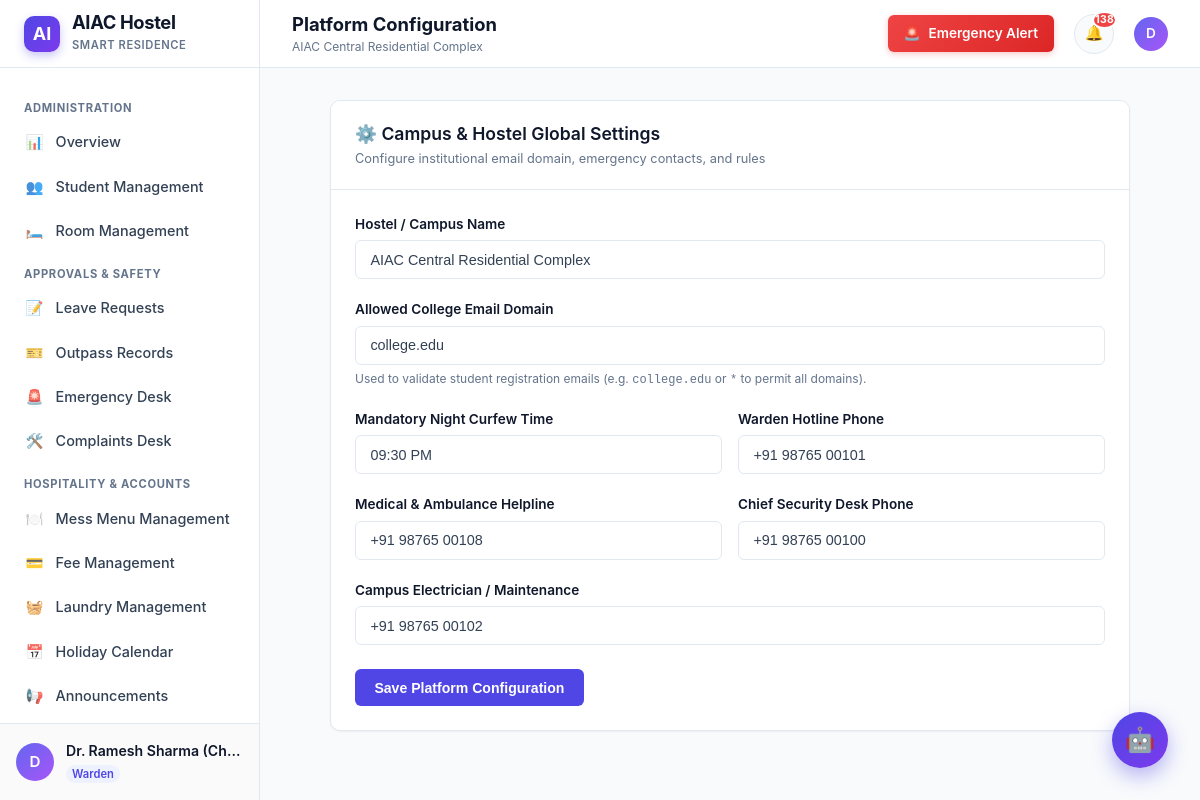
/warden/settings (signed in), run on the app's committed database.
### tables this page shows
CREATE TABLE users (
        id INTEGER PRIMARY KEY AUTOINCREMENT,
        name TEXT NOT NULL,
        email TEXT NOT NULL UNIQUE,
        password_hash TEXT NOT NULL,
        role TEXT NOT NULL DEFAULT 'student',
        hostel_block TEXT,
        academic_year TEXT,
        room_id INTEGER,
        phone TEXT,
        status TEXT DEFAULT 'active',
        created_at TIMESTAMP DEFAULT CURRENT_TIMESTAMP,
        updated_at TIMESTAMP DEFAULT CURRENT_TIMESTAMP, student_id TEXT, department TEXT, guardian_name TEXT, guardian_phone TEXT, room_number TEXT, room_type TEXT,
        FOREIGN KEY (room_id) REFERENCES rooms(id) ON DELETE SET NULL
    );

CREATE TABLE system_settings (
        key TEXT PRIMARY KEY,
        value TEXT NOT NULL,
        description TEXT
    );

### app.py (the view, shortened to what this page needs)
@app.route('/warden/settings', methods=['GET', 'POST'])
@login_required
@warden_required
def warden_settings():
    settings_dict = {
        'college_email_domain': database.get_setting('college_email_domain', 'college.edu'),
        'hostel_name': database.get_setting('hostel_name', 'AIAC Central Residential Complex'),
        'emergency_medical': database.get_setting('emergency_phone_medical', '+91 98765 00108'),
        'emergency_security': database.get_setting('emergency_phone_security', '+91 98765 00100'),
        'emergency_warden': database.get_setting('emergency_phone_warden', '+91 98765 00101'),
        'emergency_electrician': database.get_setting('emergency_phone_electrician', '+91 98765 00102'),
        'curfew_time': database.get_setting('curfew_time', '09:30 PM')
    }
    return render_template('settings.html', settings=settings_dict, is_warden=True)

### app.py (called while the page is built)
def get_current_user():
    user_id = session.get('user_id')
    if not user_id:
        return None
    conn = database.get_db()
    user = conn.execute('SELECT * FROM users WHERE id = ?', (user_id,)).fetchone()
    conn.close()
    return user

def login_required(f):
    @wraps(f)
    def decorated_function(*args, **kwargs):
        if 'user_id' not in session:
            flash('Please log in to access this page.', 'warning')
            return redirect(url_for('login', next=request.path))
        return f(*args, **kwargs)
    return decorated_function

def warden_required(f):
    @wraps(f)
    def decorated_function(*args, **kwargs):
        if 'user_id' not in session:
            flash('Warden login required to access this portal.', 'warning')
            return redirect(url_for('login'))
        if session.get('role') not in ('warden', 'admin'):
            flash('Unauthorized access. Only authorized wardens may access this page.', 'danger')
            return redirect(url_for('student_dashboard'))
        return f(*args, **kwargs)
    return decorated_function

### database.py (called while the page is built)
def get_db(db_path=None):
    target_path = db_path or DATABASE_PATH
    conn = sqlite3.connect(target_path, timeout=30.0)
    conn.row_factory = sqlite3.Row
    conn.execute('PRAGMA foreign_keys = ON;')
    return conn

def get_setting(key, default=None):
    conn = get_db()
    row = conn.execute('SELECT value FROM system_settings WHERE key = ?', (key,)).fetchone()
    conn.close()
    if row:
        return row['value']
    return default

### templates/settings.html (shortened to what this page needs)
{% extends "base.html" %}
{% block page_title %}{{ 'Platform Configuration' if is_warden else 'Account Settings' }}{% endblock %}
{% block content %}
{% if is_warden %}
  <div style="max-width: 800px; margin: 0 auto;">
    <div class="content-card">
      <div class="card-header-bar">
        <div>
          <h3>⚙️ Campus & Hostel Global Settings</h3>
          <p>Configure institutional email domain, emergency contacts, and rules</p>
        </div>
      </div>
      <div class="card-body">
        <form action="{{ url_for('warden_settings') }}" method="POST">
          <div class="form-group">
            <label class="form-label" for="hostel_name">Hostel / Campus Name</label>
            <input type="text" id="hostel_name" name="hostel_name" class="form-control"
                   value="{{ settings.hostel_name }}" required>
          </div>
          <div class="form-group">
            <label class="form-label" for="college_email_domain">Allowed College Email Domain</label>
            <input type="text" id="college_email_domain" name="college_email_domain" class="form-control"
                   value="{{ settings.college_email_domain }}" required>
            <div class="form-hint">
              Used to validate student registration emails (e.g. <code>college.edu</code> or <code>*</code> to permit all domains).
            </div>
          </div>
          <div class="form-row">
            <div class="form-group">
              <label class="form-label" for="curfew_time">Mandatory Night Curfew Time</label>
              <input type="text" id="curfew_time" name="curfew_time" class="form-control"
                     value="{{ settings.curfew_time }}" placeholder="09:30 PM" required>
            </div>
            <div class="form-group">
              <label class="form-label" for="emergency_warden">Warden Hotline Phone</label>
              <input type="text" id="emergency_warden" name="emergency_warden" class="form-control"
                     value="{{ settings.emergency_warden }}" required>
            </div>
          </div>
          <div class="form-row">
            <div class="form-group">
              <label class="form-label" for="emergency_medical">Medical & Ambulance Helpline</label>
              <input type="text" id="emergency_medical" name="emergency_medical" class="form-control"
                     value="{{ settings.emergency_medical }}" required>
            </div>
            <div class="form-group">
              <label class="form-label" for="emergency_security">Chief Security Desk Phone</label>
              <input type="text" id="emergency_security" name="emergency_security" class="form-control"
                     value="{{ settings.emergency_security }}" required>
            </div>
          </div>
          <div class="form-group">
            <label class="form-label" for="emergency_electrician">Campus Electrician / Maintenance</label>
            <input type="text" id="emergency_electrician" name="emergency_electrician" class="form-control"
                   value="{{ settings.emergency_electrician }}" required>
          </div>
          <div style="margin-top: 1.5rem;">
            <button type="submit" class="btn btn-primary">
              Save Platform Configuration
            </button>
          </div>
        </form>
      </div>
    </div>
  </div>
{% endif %}
{% endblock %}

### templates/base.html (shortened to what this page needs)
<!DOCTYPE html>
<html lang="en">
<head>
  <link rel="stylesheet" href="{{ url_for('static', filename='css/style.css') }}">
</head>
<body>
<div class="app-wrapper">
  <aside class="sidebar" id="sidebar">
    <div class="sidebar-header">
      <div class="brand-logo">AI</div>
      <div class="brand-text">
        <h1>AIAC Hostel</h1>
        <span>Smart Residence</span>
      </div>
    </div>
    <nav class="sidebar-nav">
      {% if current_user and current_user.role == 'warden' %}
        <div class="nav-group-label">Administration</div>
        <a href="{{ url_for('warden_dashboard') }}" class="nav-item {% if request.path == '/warden/dashboard' %}active{% endif %}">
          <span class="icon">📊</span> Overview
        </a>
        <a href="{{ url_for('warden_students') }}" class="nav-item {% if '/warden/students' in request.path %}active{% endif %}">
          <span class="icon">👥</span> Student Management
        </a>
        <a href="{{ url_for('warden_rooms') }}" class="nav-item {% if '/warden/rooms' in request.path %}active{% endif %}">
          <span class="icon">🛏️</span> Room Management
        </a>
        <div class="nav-group-label">Approvals & Safety</div>
        <a href="{{ url_for('warden_leave_requests') }}" class="nav-item {% if '/warden/leave-requests' in request.path %}active{% endif %}">
          <span class="icon">📝</span> Leave Requests
        </a>
        <a href="{{ url_for('warden_outpasses') }}" class="nav-item {% if '/warden/outpasses' in request.path %}active{% endif %}">
          <span class="icon">🎫</span> Outpass Records
        </a>
        <a href="{{ url_for('warden_emergencies') }}" class="nav-item {% if '/warden/emergencies' in request.path %}active{% endif %}">
          <span class="icon">🚨</span> Emergency Desk
        </a>
        <a href="{{ url_for('warden_complaints') }}" class="nav-item {% if '/warden/complaints' in request.path %}active{% endif %}">
          <span class="icon">🛠️</span> Complaints Desk
        </a>
        <div class="nav-group-label">Hospitality & Accounts</div>
        <a href="{{ url_for('warden_mess_menu') }}" class="nav-item {% if '/warden/mess-menu' in request.path %}active{% endif %}">
          <span class="icon">🍽️</span> Mess Menu Management
        </a>
        <a href="{{ url_for('warden_fees') }}" class="nav-item {% if '/warden/fees' in request.path %}active{% endif %}">
          <span class="icon">💳</span> Fee Management
        </a>
        <a href="{{ url_for('warden_laundry') }}" class="nav-item {% if '/warden/laundry' in request.path %}active{% endif %}">
          <span class="icon">🧺</span> Laundry Management
        </a>
        <a href="{{ url_for('holiday_calendar') }}" class="nav-item {% if request.path == '/holiday-calendar' %}active{% endif %}">
          <span class="icon">📅</span> Holiday Calendar
        </a>
        <a href="{{ url_for('warden_announcements') }}" class="nav-item {% if '/warden/announcements' in request.path %}active{% endif %}">
          <span class="icon">📢</span> Announcements
        </a>
        <a href="{{ url_for('warden_reports') }}" class="nav-item {% if '/warden/reports' in request.path %}active{% endif %}">
        </a>
      {% endif %}
    </nav>
    {% if current_user %}
    <div class="sidebar-footer">
      <div class="user-quick-profile">
        <div class="avatar-circle">
          {{ current_user.name[0] | upper }}
        </div>
        <div class="user-info-text">
          <div class="name">{{ current_user.name }}</div>
          <div class="role-badge">{{ current_user.role | capitalize }}</div>
        </div>
      </div>
    </div>
    {% endif %}
  </aside>
  <div class="main-wrapper">
    <header class="topbar">
      <div class="topbar-left">
        <div class="topbar-title">
          <h2>{% block page_title %}Dashboard{% endblock %}</h2>
          <p>{{ hostel_name }}</p>
        </div>
      </div>
      <div class="topbar-right">
        {% if current_user %}
          <a href="{{ url_for('emergency_support') if current_user.role == 'student' else url_for('warden_emergencies') }}" class="emergency-btn-top">
            <span>🚨</span> Emergency Alert
          </a>
          <a href="{{ url_for('notifications') }}" class="notification-bell" title="Notifications">
            <span>🔔</span>
            {% if unread_notifications_count > 0 %}
              <span class="badge">{{ unread_notifications_count }}</span>
            {% endif %}
          </a>
          <a href="{{ url_for('profile') if current_user.role == 'student' else url_for('warden_settings') }}" style="display:flex; align-items:center; gap:0.5rem; text-decoration:none;">
            <div class="avatar-circle" style="width:34px; height:34px; font-size:0.85rem;">
              {{ current_user.name[0] | upper }}
            </div>
          </a>
        {% else %}
          <div style="display:flex; gap:0.5rem;">
            <a href="{{ url_for('login') }}" class="btn btn-primary btn-sm">Sign In</a>
            <a href="{{ url_for('register') }}" class="btn btn-secondary btn-sm">Register</a>
          </div>
        {% endif %}
      </div>
    </header>
    <main class="page-container">
      {% block content %}{% endblock %}
    </main>
  </div>
</div>
<button class="chatbot-toggle-btn" id="chatbotToggle" title="Ask AIAC Virtual Assistant" aria-label="Open AI Hostel Assistant">
  🤖
</button>
</body>
</html>

### data on the page
users: name "D", name "Dr. Ramesh Sharma (Ch…", role "Warden"
system_settings: value "AIAC Central Residential Complex", hostel_name "AIAC Central Residential Complex"
system_settings: college_email_domain "college.edu"
system_settings: curfew_time "09:30 PM"
system_settings: emergency_warden "+91 98765 00101"
system_settings: emergency_medical "+91 98765 00108"
system_settings: emergency_security "+91 98765 00100"
system_settings: emergency_electrician "+91 98765 00102"

### other printed values
{{ 'Platform Configuration' if is_warden else 'Account Settings' }} "Platform Configuration"
{{ unread_notifications_count }} "138"
